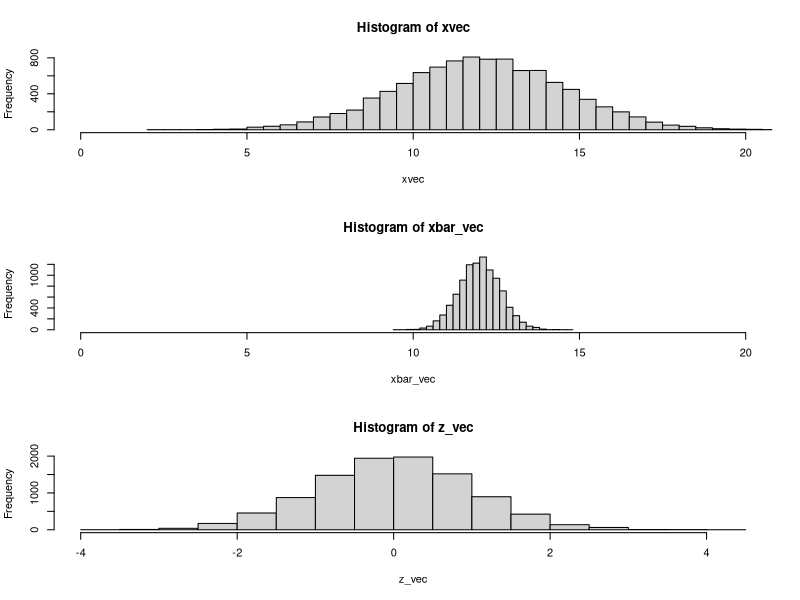

Generate this figure with R:
#xvec=rnorm(10,mean=6,sd=1.5)
#print(xvec)
###to generate random variables(x bar)
##Central limit theorem by sampling from Gaussian
mu=12
sigma=2.5
xbar_vec=c()
n=16
z_vec=c()
#^to create an empty vector, which can be appended later
for(i in 1:10000){
  x=rnorm(n,mu,sigma)
  xbar=mean(x)
  xbar_vec=c(xbar_vec,xbar)
  ##This will add the value of xbar to xbar_vec
  z=(xbar-mu)/(sigma/sqrt(n))
  z_vec=c(z_vec,z)
}
xvec=rnorm(10000,mu,sigma)
par(mfrow=c(3,1))
hist(xvec,breaks=30,xlim=c(0,20))
hist(xbar_vec,breaks = 30,xlim=c(0,20))
hist(z_vec,breaks=20)
print(mean(xvec))
print(sd(xvec))
print(mean(xbar_vec))
print(sd(xbar_vec))
